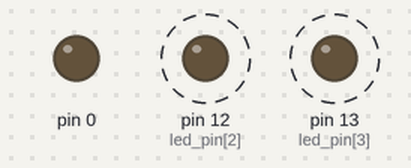
Bench run of a sketch on a simulated Arduino Uno, built with avr-gcc and run on an emulated ATmega328P. On the bench: output pins drawn as LEDs (lit = HIGH). Dashed ring = blinking.

Above: at 0.2 s.
Timing chart, 0 to 4.6 s (numbered marks = the images above):
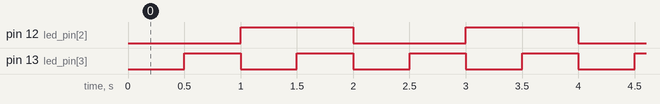

Measured:
- by itself, pin 12 (led_pin[2]): alternates HIGH for 1.0 s and LOW for 1.0 s, 8 changes in all, then stays LOW
- by itself, pin 13 (led_pin[3]): alternates HIGH for 0.50 s and LOW for 0.50 s, 16 changes in all, then stays LOW
- by itself, everything shown: repeats every 2.0 s, in 6 steps

The sketch:

2.convert_to_binary.ino
```cpp
#include <stdio.h>
int led_pin[4] = {10,11,12,13}; //MSD --> LSD
int num = 0; //Create number from 0 - 15
static void setup() {
  for(int led=2 ; led<6 ; led++){ // Initial definetion of any port
    pinMode(led_pin[led] , OUTPUT);
  }
}
static void loop() {
  if(num <= 15){
  convert_to_bin(num);
  off_led();
  }
  num ++;
}
static int convert_to_bin(int num){
  for(int count = 3 ; num > 0 ; count--){
    if(num%2 == 1){
      digitalWrite(led_pin[count] , HIGH);
    }
    if(num%2 == 0){
      digitalWrite(led_pin[count] , LOW);
    }
    num = num / 2;
  }
  delay(500);
}
static void off_led(){
  for(int i = 0 ; i<4 ; i++){
    digitalWrite(led_pin[i] , LOW);
  }
}
```
